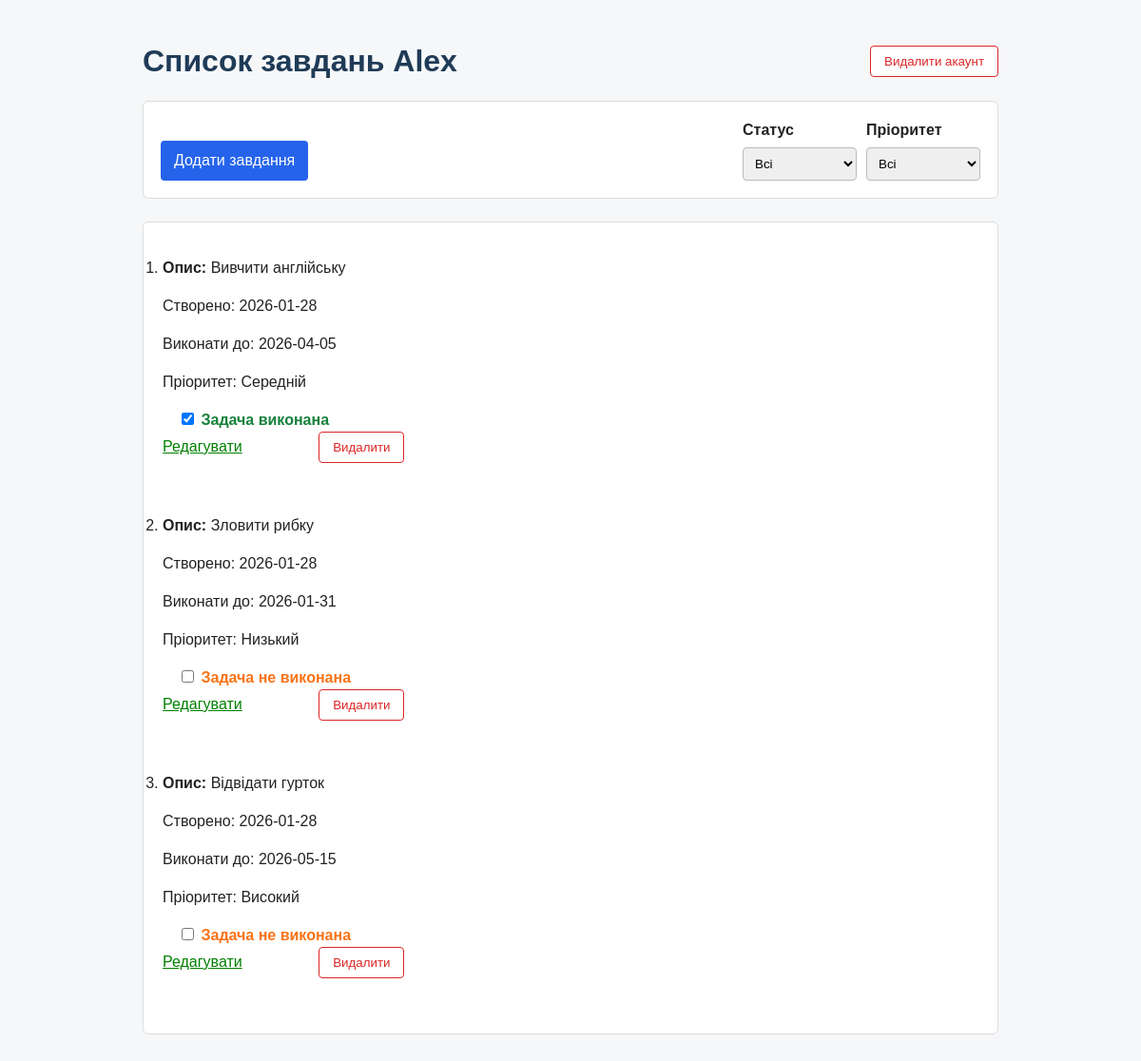
Page /tasks (signed in) on the earlier database version.
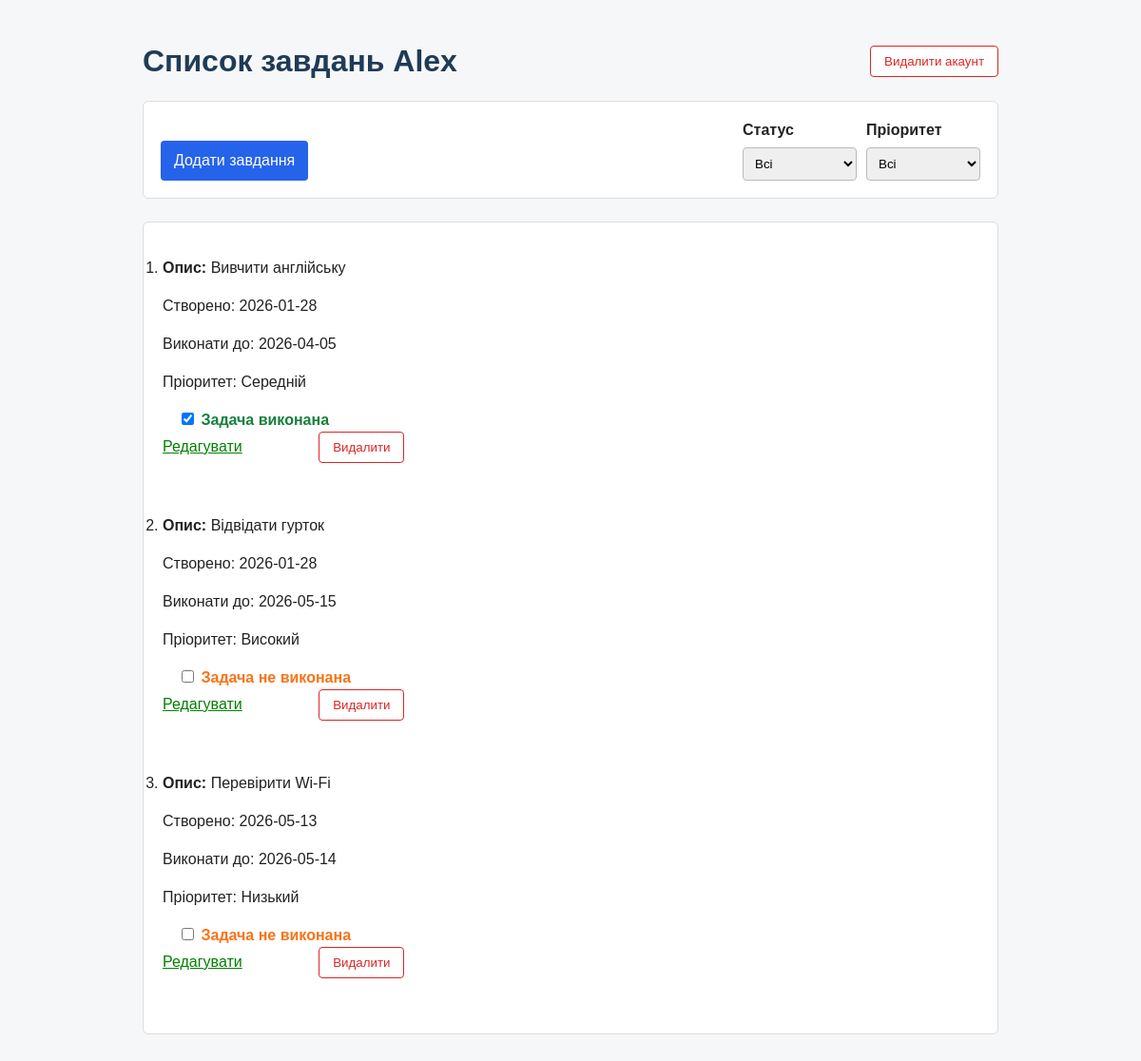
Same page on the later database version.
### tables this page shows
CREATE TABLE tasks (
                id INTEGER PRIMARY KEY AUTOINCREMENT,
                user_id INTEGER,
                description TEXT,
                created_at TIMESTAMP NOT NULL,
                due_at TIMESTAMP NOT NULL,
                priority INTEGER NOT NULL,
                done BOOLEAN NOT NULL,
                FOREIGN KEY("user_id") REFERENCES users(id)
    );

### app.py (the view)
@app.route("/tasks", methods=['GET', 'POST'])
def tasks():
    if "username" not in session:
        return redirect(url_for('login'))
    user = db.get_user(session['username'])
    user_id = user[0]
    if request.method == 'POST':
        task_id = request.form['task_id']
        done_value = 'done' in request.form
        db.toggle_task_done(task_id, done_value, user_id)
    status = request.args.get('status')
    priority = request.args.get('priority')
    todo_list = db.get_filtr_tasks(user_id, status, priority)
    return render_template(
        'tasks.html',
        username=session['username'],
        todo_list=todo_list,
        priority_map=priority_map,
        status=status,
        priority=priority)

### database.py (called while the page is built)
def get_user(username):
    conn = sqlite3.connect(DB_NAME)
    curs = conn.cursor()
    curs.execute("SELECT * FROM users WHERE username = ?", (username,))
    user = curs.fetchone()
    conn.close()
    return user

def get_filtr_tasks(user_id, status=None, priority=None):
    conn = sqlite3.connect(DB_NAME)
    curs = conn.cursor()
    query = """SELECT * FROM tasks WHERE user_id = ?"""
    params = [user_id]
    if status == "done":
        query += " AND done = 1"
    elif status == "not_done":
        query += " AND done = 0"
    if priority:
        query += " AND priority = ?"
        params.append(priority)
    curs.execute(query, params)
    tasks = curs.fetchall()
    conn.close()
    return tasks

### templates/tasks.html (shortened to what this page needs)
<!DOCTYPE html>
<html lang="uk">
<head>
    <link rel="stylesheet" href="{{ url_for('static', filename='css/style.css') }}">
</head>
<body>
    <div class="page-header">
        <h1>Список завдань {{ username }}</h1>
        <div class="delete_account">
            <form action="{{ url_for('delete_account') }}" method="POST"
                  onsubmit="return confirm('Ви впевнені, що хочете видалити акаунт?')">
                <button type="submit">Видалити акаунт</button>
            </form>
        </div>
    </div>
    <div class="toolbar">
        <a class="button" href="{{ url_for('add_task') }}">Додати завдання</a>
        <form method="GET" action="{{ url_for('tasks') }}" class="filters-form">
            <div class="field">
                <label for="status">Статус</label>
                <select name="status" id="status" onchange="this.form.submit()">
                    <option value="">Всі</option>
                </select>
            </div>
            <div class="field">
                <label for="priority">Пріоритет</label>
                <select name="priority" id="priority" onchange="this.form.submit()">
                    <option value="">Всі</option>
                </select>
            </div>
        </form>
    </div>
    <ol style="margin-top:20px;">
        {% for task in todo_list %}
            <li>
                <p><strong>Опис: </strong>{{ task[2] }}</p>
                <p>Створено: {{ task[3] }}</p>
                <p>Виконати до: {{ task[4] }}</p>
                <p>Пріоритет: {{ priority_map[task[5]] }}</p>
                <form method="POST">
                    <input type="checkbox" name="done" onchange="this.form.submit()"
                        {% if task[6] %}checked{% endif %}>
                    {% if task[6] %}
                        <span class="task-done">Задача виконана</span>
                    {% else %}
                        <span class="task-not-done">Задача не виконана</span>
                    {% endif %}
                </form><br>
                <a href="{{ url_for('edit_task', task_id=task[0]) }}" style="color:green; margin-right:60px;">Редагувати</a>
                <form action="{{ url_for('delete_task', task_id=task[0]) }}" method="POST" style="display:inline;">
                    <button type="submit" class="button-danger-outline">Видалити</button>
                </form>
            </li><br>
        {% endfor %}
    </ol>
</body>
</html>

Differences in the rows shown:
removed tasks: description "Зловити рибку", created_at "2026-01-28", due_at "2026-01-31", priority "Низький", shows "Задача не виконана"
added tasks: description "Перевірити Wi-Fi", created_at "2026-05-13", due_at "2026-05-14", priority "Низький", shows "Задача не виконана"
